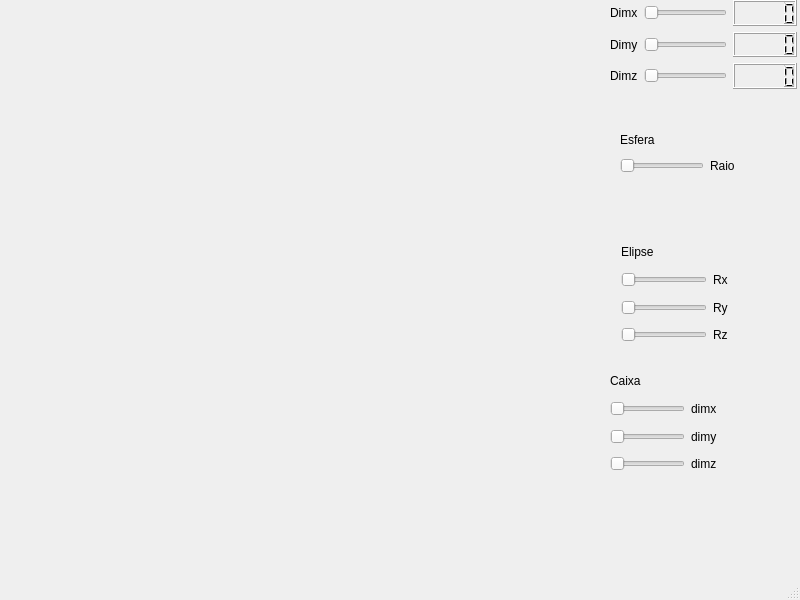
<?xml version="1.0" encoding="UTF-8"?>
<ui version="4.0">
 <class>MainWindow</class>
 <widget class="QMainWindow" name="MainWindow">
  <property name="geometry">
   <rect>
    <x>0</x>
    <y>0</y>
    <width>800</width>
    <height>600</height>
   </rect>
  </property>
  <property name="windowTitle">
   <string>MainWindow</string>
  </property>
  <widget class="QWidget" name="centralwidget">
   <widget class="Ploter" name="widget" native="true">
    <property name="geometry">
     <rect>
      <x>20</x>
      <y>20</y>
      <width>511</width>
      <height>401</height>
     </rect>
    </property>
   </widget>
   <widget class="QWidget" name="layoutWidget">
    <property name="geometry">
     <rect>
      <x>610</x>
      <y>0</y>
      <width>187</width>
      <height>89</height>
     </rect>
    </property>
    <layout class="QVBoxLayout" name="verticalLayout">
     <item>
      <layout class="QHBoxLayout" name="horizontalLayout_3">
       <item>
        <widget class="QLabel" name="label">
         <property name="text">
          <string>Dimx</string>
         </property>
        </widget>
       </item>
       <item>
        <widget class="QSlider" name="dimx">
         <property name="orientation">
          <enum>Qt::Horizontal</enum>
         </property>
        </widget>
       </item>
       <item>
        <widget class="QLCDNumber" name="lcdNumber"/>
       </item>
      </layout>
     </item>
     <item>
      <layout class="QHBoxLayout" name="horizontalLayout_4">
       <item>
        <widget class="QLabel" name="label_2">
         <property name="text">
          <string>Dimy</string>
         </property>
        </widget>
       </item>
       <item>
        <widget class="QSlider" name="dimy">
         <property name="orientation">
          <enum>Qt::Horizontal</enum>
         </property>
        </widget>
       </item>
       <item>
        <widget class="QLCDNumber" name="lcdNumber_2"/>
       </item>
      </layout>
     </item>
     <item>
      <layout class="QHBoxLayout" name="horizontalLayout_5">
       <item>
        <widget class="QLabel" name="label_3">
         <property name="text">
          <string>Dimz</string>
         </property>
        </widget>
       </item>
       <item>
        <widget class="QSlider" name="dimz">
         <property name="orientation">
          <enum>Qt::Horizontal</enum>
         </property>
        </widget>
       </item>
       <item>
        <widget class="QLCDNumber" name="lcdNumber_3"/>
       </item>
      </layout>
     </item>
    </layout>
   </widget>
   <widget class="QWidget" name="layoutWidget">
    <property name="geometry">
     <rect>
      <x>620</x>
      <y>130</y>
      <width>115</width>
      <height>45</height>
     </rect>
    </property>
    <layout class="QGridLayout" name="gridLayout">
     <item row="1" column="0">
      <layout class="QHBoxLayout" name="horizontalLayout">
       <item>
        <widget class="QSlider" name="horizontalSlider">
         <property name="orientation">
          <enum>Qt::Horizontal</enum>
         </property>
        </widget>
       </item>
       <item>
        <widget class="QLabel" name="label_4">
         <property name="text">
          <string>Raio</string>
         </property>
        </widget>
       </item>
      </layout>
     </item>
     <item row="0" column="0">
      <widget class="QLabel" name="label_5">
       <property name="text">
        <string>Esfera</string>
       </property>
      </widget>
     </item>
    </layout>
   </widget>
   <widget class="QWidget" name="layoutWidget_4">
    <property name="geometry">
     <rect>
      <x>610</x>
      <y>370</y>
      <width>107</width>
      <height>105</height>
     </rect>
    </property>
    <layout class="QVBoxLayout" name="verticalLayout_3">
     <item>
      <widget class="QLabel" name="label_10">
       <property name="text">
        <string>Caixa</string>
       </property>
      </widget>
     </item>
     <item>
      <layout class="QHBoxLayout" name="horizontalLayout_8">
       <item>
        <widget class="QSlider" name="horizontalSlidercx">
         <property name="orientation">
          <enum>Qt::Horizontal</enum>
         </property>
        </widget>
       </item>
       <item>
        <widget class="QLabel" name="label_11">
         <property name="text">
          <string>dimx</string>
         </property>
        </widget>
       </item>
      </layout>
     </item>
     <item>
      <layout class="QHBoxLayout" name="horizontalLayout_9">
       <item>
        <widget class="QSlider" name="horizontalSlidercy">
         <property name="orientation">
          <enum>Qt::Horizontal</enum>
         </property>
        </widget>
       </item>
       <item>
        <widget class="QLabel" name="label_12">
         <property name="text">
          <string>dimy</string>
         </property>
        </widget>
       </item>
      </layout>
     </item>
     <item>
      <layout class="QHBoxLayout" name="horizontalLayout_10">
       <item>
        <widget class="QSlider" name="horizontalSlidercz">
         <property name="orientation">
          <enum>Qt::Horizontal</enum>
         </property>
        </widget>
       </item>
       <item>
        <widget class="QLabel" name="label_13">
         <property name="text">
          <string>dimz</string>
         </property>
        </widget>
       </item>
      </layout>
     </item>
    </layout>
   </widget>
   <widget class="QWidget" name="">
    <property name="geometry">
     <rect>
      <x>621</x>
      <y>241</y>
      <width>107</width>
      <height>105</height>
     </rect>
    </property>
    <layout class="QVBoxLayout" name="verticalLayout_2">
     <item>
      <widget class="QLabel" name="label_7">
       <property name="text">
        <string>Elipse</string>
       </property>
      </widget>
     </item>
     <item>
      <layout class="QHBoxLayout" name="horizontalLayout_2">
       <item>
        <widget class="QSlider" name="horizontalSliderRx">
         <property name="orientation">
          <enum>Qt::Horizontal</enum>
         </property>
        </widget>
       </item>
       <item>
        <widget class="QLabel" name="label_6">
         <property name="text">
          <string>Rx</string>
         </property>
        </widget>
       </item>
      </layout>
     </item>
     <item>
      <layout class="QHBoxLayout" name="horizontalLayout_6">
       <item>
        <widget class="QSlider" name="horizontalSliderRy">
         <property name="orientation">
          <enum>Qt::Horizontal</enum>
         </property>
        </widget>
       </item>
       <item>
        <widget class="QLabel" name="label_8">
         <property name="text">
          <string>Ry</string>
         </property>
        </widget>
       </item>
      </layout>
     </item>
     <item>
      <layout class="QHBoxLayout" name="horizontalLayout_7">
       <item>
        <widget class="QSlider" name="horizontalSliderRz">
         <property name="orientation">
          <enum>Qt::Horizontal</enum>
         </property>
        </widget>
       </item>
       <item>
        <widget class="QLabel" name="label_9">
         <property name="text">
          <string>Rz</string>
         </property>
        </widget>
       </item>
      </layout>
     </item>
    </layout>
   </widget>
  </widget>
  <widget class="QMenuBar" name="menubar">
   <property name="geometry">
    <rect>
     <x>0</x>
     <y>0</y>
     <width>800</width>
     <height>21</height>
    </rect>
   </property>
  </widget>
  <widget class="QStatusBar" name="statusbar"/>
 </widget>
 <customwidgets>
  <customwidget>
   <class>Ploter</class>
   <extends>QWidget</extends>
   <header location="global">ploter.h</header>
   <container>1</container>
   <slots>
    <slot>setAmplitude(int)</slot>
    <slot>mudaDimx(int)</slot>
    <slot>mudaDimy(int)</slot>
    <slot>mudaDimz(int)</slot>
    <slot>mudaRaio(int)</slot>
   </slots>
  </customwidget>
 </customwidgets>
 <resources/>
 <connections>
  <connection>
   <sender>dimx</sender>
   <signal>valueChanged(int)</signal>
   <receiver>lcdNumber</receiver>
   <slot>display(int)</slot>
   <hints>
    <hint type="sourcelabel">
     <x>724</x>
     <y>38</y>
    </hint>
    <hint type="destinationlabel">
     <x>755</x>
     <y>41</y>
    </hint>
   </hints>
  </connection>
  <connection>
   <sender>dimy</sender>
   <signal>valueChanged(int)</signal>
   <receiver>lcdNumber_2</receiver>
   <slot>display(int)</slot>
   <hints>
    <hint type="sourcelabel">
     <x>723</x>
     <y>68</y>
    </hint>
    <hint type="destinationlabel">
     <x>760</x>
     <y>69</y>
    </hint>
   </hints>
  </connection>
  <connection>
   <sender>dimz</sender>
   <signal>valueChanged(int)</signal>
   <receiver>lcdNumber_3</receiver>
   <slot>display(int)</slot>
   <hints>
    <hint type="sourcelabel">
     <x>721</x>
     <y>97</y>
    </hint>
    <hint type="destinationlabel">
     <x>753</x>
     <y>97</y>
    </hint>
   </hints>
  </connection>
  <connection>
   <sender>dimx</sender>
   <signal>valueChanged(int)</signal>
   <receiver>widget</receiver>
   <slot>mudaDimx(int)</slot>
   <hints>
    <hint type="sourcelabel">
     <x>688</x>
     <y>31</y>
    </hint>
    <hint type="destinationlabel">
     <x>224</x>
     <y>307</y>
    </hint>
   </hints>
  </connection>
  <connection>
   <sender>dimy</sender>
   <signal>valueChanged(int)</signal>
   <receiver>widget</receiver>
   <slot>mudaDimy(int)</slot>
   <hints>
    <hint type="sourcelabel">
     <x>711</x>
     <y>59</y>
    </hint>
    <hint type="destinationlabel">
     <x>494</x>
     <y>303</y>
    </hint>
   </hints>
  </connection>
  <connection>
   <sender>horizontalSlider</sender>
   <signal>valueChanged(int)</signal>
   <receiver>widget</receiver>
   <slot>mudaRaio(int)</slot>
   <hints>
    <hint type="sourcelabel">
     <x>622</x>
     <y>185</y>
    </hint>
    <hint type="destinationlabel">
     <x>503</x>
     <y>186</y>
    </hint>
   </hints>
  </connection>
 </connections>
</ui>
